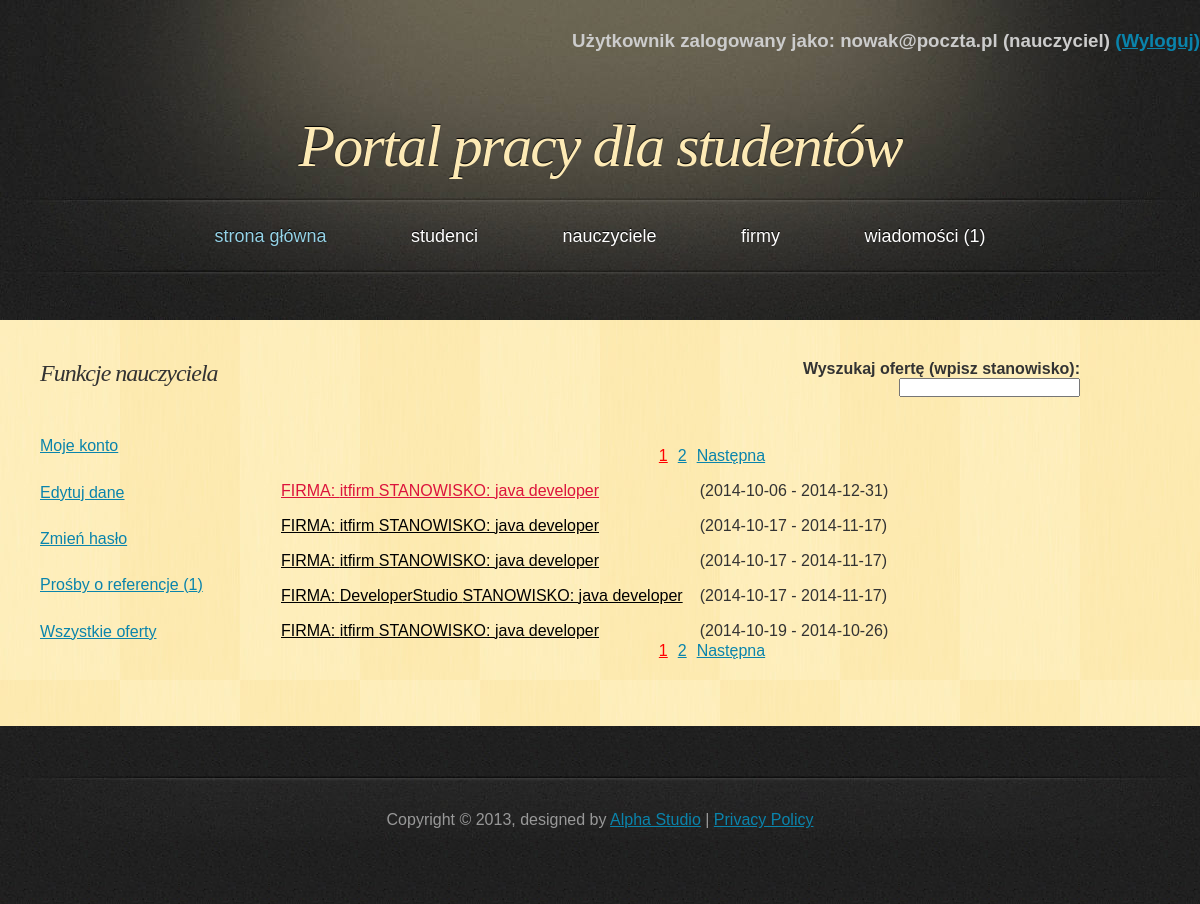
Page /PortalPracy/php/list_offer_all.php (signed in) on the committed database.
### tables this page shows
CREATE TABLE IF NOT EXISTS `offer` (
  `offer_id` int(11) NOT NULL AUTO_INCREMENT,
  `company_id` int(11) NOT NULL,
  `job` varchar(40) NOT NULL,
  `description` text NOT NULL,
  `requirements` text NOT NULL,
  `place_of_work` varchar(25) NOT NULL,
  `employment_status` text NOT NULL,
  `number_of_hours` int(11) NOT NULL,
  `length_of_contract` varchar(40) NOT NULL,
  `salary` int(11) NOT NULL,
  `date_from` date NOT NULL,
  `date_to` date NOT NULL,
  PRIMARY KEY (`offer_id`),
  KEY `company_id` (`company_id`)
);

CREATE TABLE IF NOT EXISTS `company` (
  `company_id` int(11) NOT NULL AUTO_INCREMENT,
  `name` varchar(50) NOT NULL,
  `address` varchar(50) NOT NULL,
  `telephone` varchar(11) NOT NULL,
  `e_mail` varchar(50) NOT NULL,
  `password` varchar(100) NOT NULL,
  `active` tinyint(1) NOT NULL,
  `account_create_date` date NOT NULL,
  `photoname` varchar(30) NOT NULL,
  PRIMARY KEY (`company_id`)
);

### PortalPracy/php/classDatabase.php (called while the page is built, shortened)
<?php
class Database {
    private $db;
    function __construct() {
        $this->server = 'localhost';
        $this->user = 'root';
        $this->password = '';
        $this->basename = 'data_base';
        $this->db = new mysqli($this->server, $this->user, $this->password, $this->basename);
        if ($this->db->connect_error) {
            die('Blad polaczenia z baza danych (' . $this->db->connect_errno . ') ' . $this->db->connect_error);
        } else {
            $this->db->query("SET NAMES 'utf8'");
        }
    }
    function get_offer_number() {
        if ($result = $this->db->query("SELECT * FROM `offer`")) {
            $all_offers = $result->num_rows;
        }
        return $all_offers;
    }
    function get_offer_list($start, $onpage) {
        if ($result = $this->db->query("SELECT * FROM `offer` o JOIN `company` c ON o.`company_id`=c.`company_id` ORDER BY `date_to` DESC LIMIT $start, $onpage ")) {
            return $result;
        }
    }
}

### PortalPracy/php/list_offer_all.php (the view, shortened to what this page needs)
<!DOCTYPE html>
<html>
    <head>
        <link href="../css/style.css" rel="stylesheet" type="text/css" />
    </head>
    <body>
        <div id="header">
            <?php
            include_once 'classPage.php';
            $page = new Page;
            $page->dologinfo();
            ?>
            <h1><a href="index.php">Portal pracy dla studentów</a></h1>
        </div>
        <?php
        $page->domenu();
        ?>
        <div id="main">
            <div id="content">
                <?php
                if (isset($_SESSION['name'])) {
                    if (($_SESSION['usertype'] == 'student') or $_SESSION['usertype'] == 'nauczyciel') {
                        ?>
                <div class="search">
                    <h4>Wyszukaj ofertę (wpisz stanowisko):</h4>
                    <form>
                        <span class='tooltips'><input type="text" onkeyup="show_hint(this.value, 'hint_offer_all.php?q=')">
                        </span>
                    </form>
                </div>
                <?php
                        include_once 'classDatabase.php';
                        $db = new Database();
                        $onpage = 5;
                        $all = $db->get_offer_number();
                        $start = $page->dopaging($onpage, $all, "list_offer_all.php?");
                        $result = $db->get_offer_list($start, $onpage);
                        echo "<table><tbody>";
                        while ($obj = $result->fetch_object()) {
                            echo "<tr>";
                            echo "<td><a href='offer_description.php?id=" . $obj->offer_id . "'";
                            $today = date('Y-m-d', time());
                            if ($today >= $obj->date_from && $today <= $obj->date_to) {
                                echo "class=offer_active";
                            } else {
                                echo "class=offer_inactive";
                            }
                            echo ">FIRMA: " . $obj->name . " STANOWISKO: " . $obj->job . "</a></td>";
                            echo "<td>(".$obj->date_from."   -   ".$obj->date_to.")</td>";
                            echo "</tr>";
                        }
                        echo "</tbody></table>";
                    }
                } else {
                    echo "<h3>Aby zobaczyć listę ofert, musisz się <a href='login.php'>zalogować</a></h3>";
                }
                ?>
            </div>
            <div id="sidebar">
            </div>
            <div class="clearing">&nbsp;</div>
        </div>
    </body>
</html>

### PortalPracy/css/style.css (style rules this page uses)
* { margin: 0; padding: 0; }
body { font: 16px "Trebuchet MS", Arial, Helvetica, sans-serif; color: #333333; background: #202020 url('../images/bg.jpg'); }
h1, h2 { font-family: Georgia, Times, serif; font-weight: normal; font-style: italic; }
h1 { font-size: 3em; letter-spacing: -2px; }
a { text-decoration: underline; color: #0A84AC; }
#header, #menu, #footer { margin: 0 auto; width: 1200px; }
#header { height: 197px; background: #202020 url('../images/header.jpg'); }
#header h1 { font-size: 60px; text-align: center; text-shadow: 0px -1px 1px #000000; color: #FDEAB5; padding-top: 60px; }
#header h1 a { text-decoration: none; color: #FDEAB5; }
#main { width: 1120px; margin: 0 auto 50px auto; padding: 40px 40px 0 40px; background: #FEEBB2 url('../images/main.jpg'); }
#content { float: right; width: 80%; padding: 0 0 20px 0; }
#sidebar { float: left; width: 20%; padding: 0 0 20px 0; }
.clearing { clear: both; height: 1px; overflow: hidden; }
form { margin: 0; }
td { padding-left: 15px; padding-top: 15px; }
.search { text-align: right; margin: auto 80px 50px auto; }
span.tooltips { position: relative; display: inline; }
.offer_active { color:crimson; }
.offer_inactive { color:black; }

### rows in the picture
offer: company.name "itfirm", job "java developer", date_from "2014-10-06", date_to "2014-12-31"
offer: company.name "itfirm", job "java developer", date_from "2014-10-17", date_to "2014-11-17"
offer: company.name "itfirm", job "java developer", date_from "2014-10-17", date_to "2014-11-17"
offer: company.name "DeveloperStudio", job "java developer", date_from "2014-10-17", date_to "2014-11-17"
offer: company.name "itfirm", job "java developer", date_from "2014-10-19", date_to "2014-10-26"

### other values in the picture
$_SESSION['name'] "nowak@poczta.pl"
$_SESSION['usertype'] "nauczyciel"
$num_mes "1"
$result->num_rows "1"
